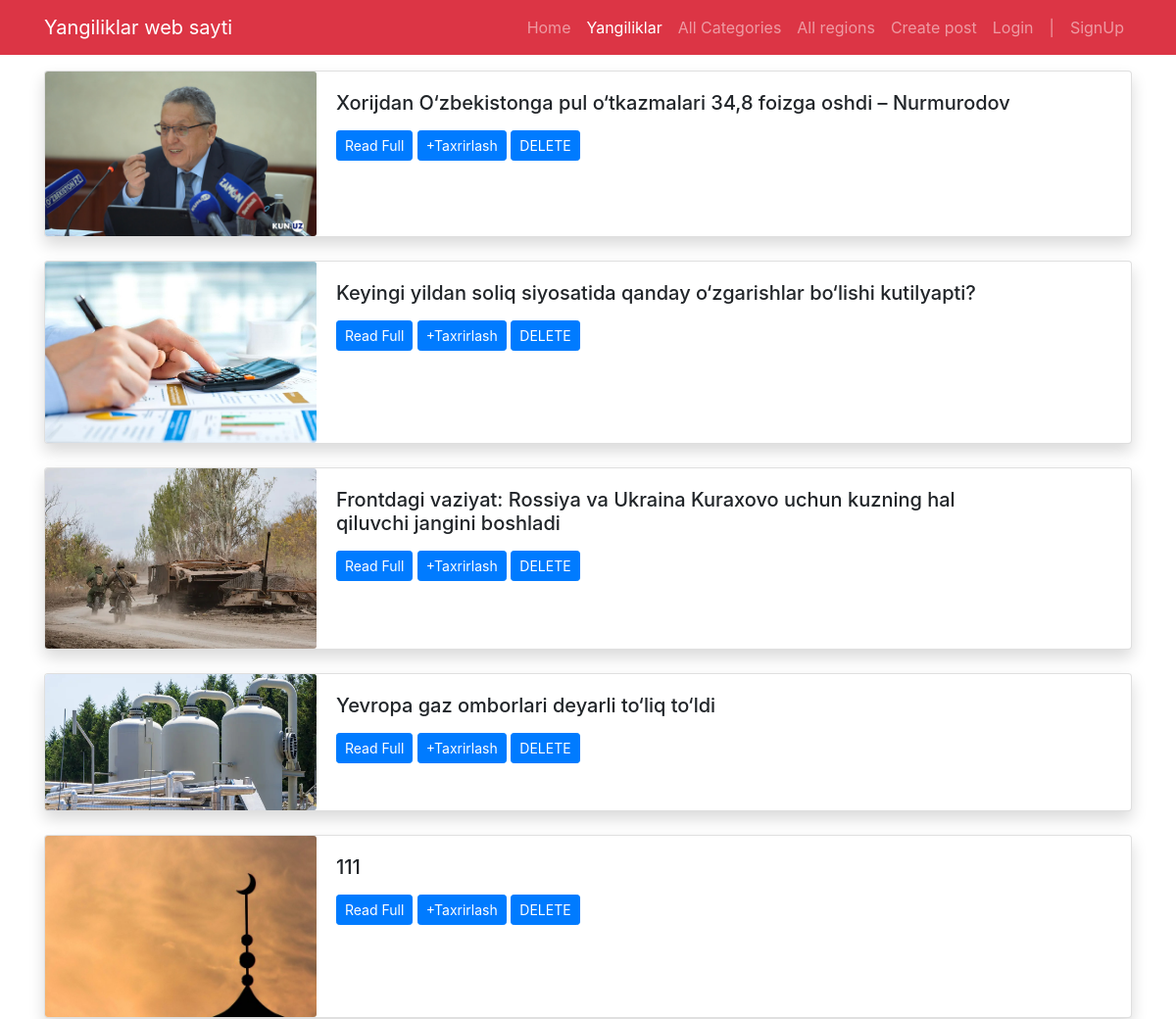
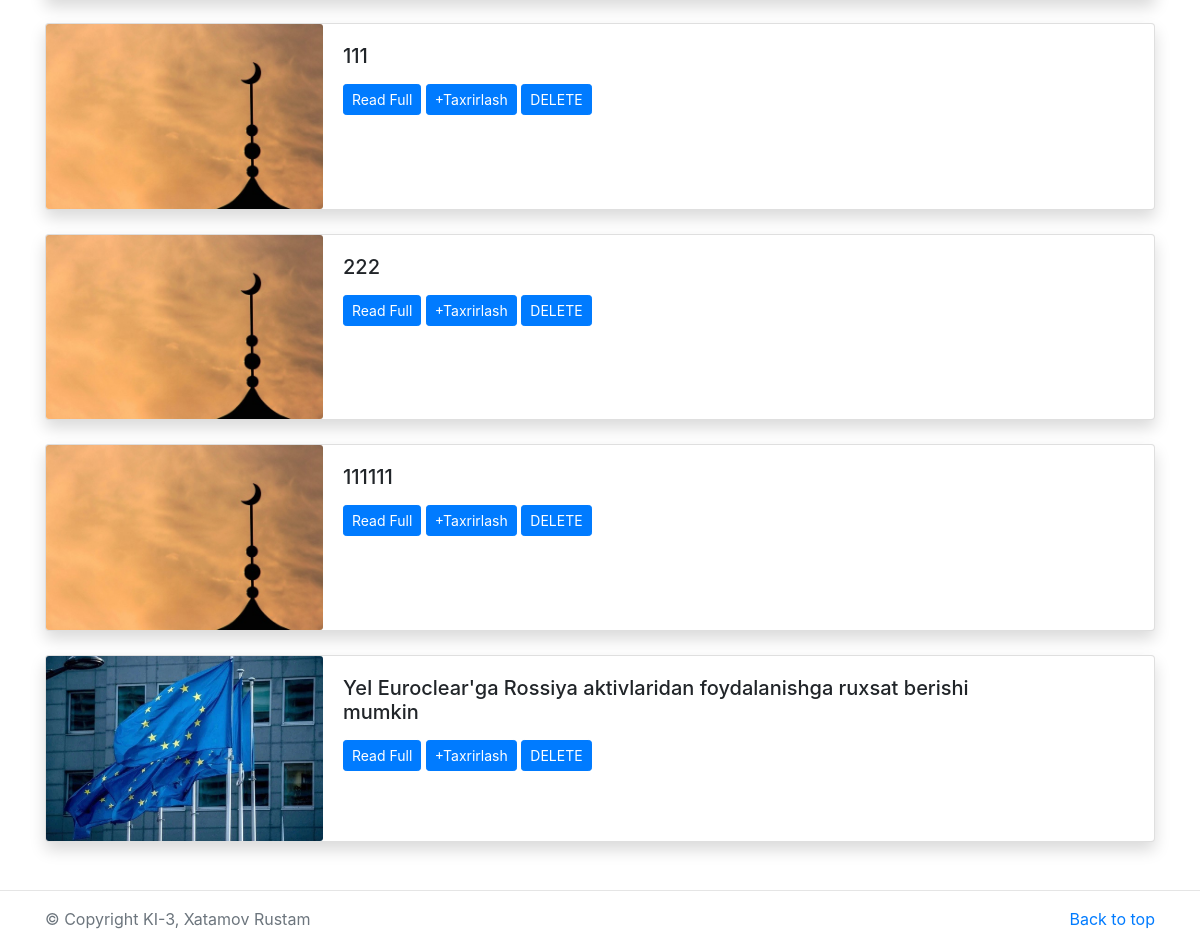
/all-news, run on an earlier commit of the app's database (2 pictures, top to bottom).
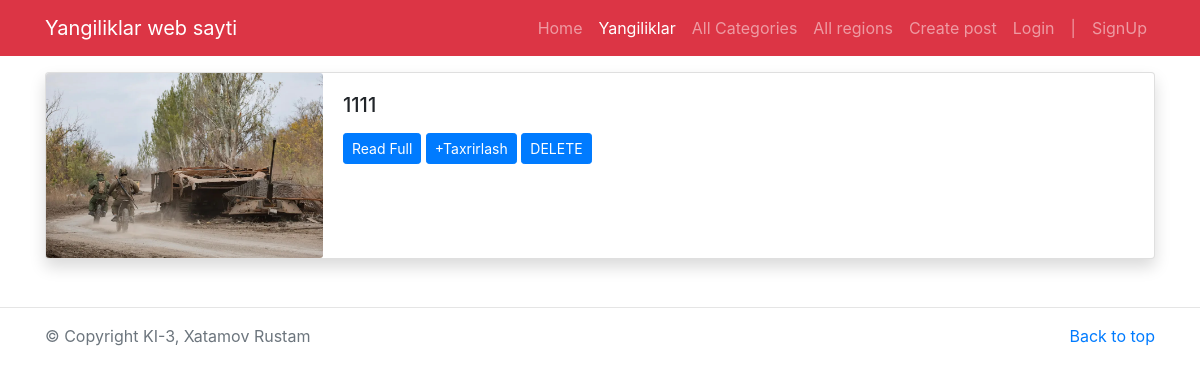
And on a later commit of the database.
### app/models.py (models this page shows, shortened)
class News(models.Model):
    category = models.ForeignKey(Category, on_delete=models.CASCADE, blank=True, null=True)
    region = models.ForeignKey(Region, on_delete=models.CASCADE, blank=True, null=True)
    title = models.CharField(max_length=200)
    body = models.TextField()
    date = models.DateField(auto_now=True)
    image = models.ImageField(upload_to='image/')
    author = models.ForeignKey(settings.AUTH_USER_MODEL, on_delete=models.CASCADE)

### app/views.py (the view)
# urls.py: path('all-news', all_news, name='all_news'),
def all_news(request):
    all_news = News.objects.all()
    return render(request, 'all-news.html', {
        'all_news': all_news
    })

### templates/all-news.html (shortened to what this page needs)
{% extends 'base.html' %}
{% block content%}
<main class="container mt-3 mb-5">
    {% for news in all_news %}
    <div class="card mb-4 shadow">
        <div class="row no-gutters">
            <div class="col-md-3">
                <img src="/media/{{news.image}}" class="card-img" alt="{{news.title}}">
            </div>
            <div class="col-md-8">
                <div class="card-body">
                    <h5 class="card-title">{{news.title}}</h5>
                    <p class="card-text">
                        <a href="/detail/{{news.id}}" class="btn btn-sm btn-primary">Read Full</a>
                        <a href="{% url 'edit_post' news.pk %}" class="btn btn-sm btn-primary"> +Taxrirlash </a>
                        <a href="{% url 'delete_post' news.pk %}" class="btn btn-sm btn-primary"> DELETE </a>
                    </p>
                </div>
            </div>
        </div>
    </div>
    {% endfor %}
</main>
{% endblock%}

What changed in the data, as far as the page shows it:
removed News: image (picture), title "Xorijdan O‘zbekistonga pul o‘tkazmalari 34,8 foizga oshdi – Nurmurodov"
removed News: image (picture), title "Keyingi yildan soliq siyosatida qanday o‘zgarishlar bo‘lishi kutilyapti?"
removed News: image (picture), title "Frontdagi vaziyat: Rossiya va Ukraina Kuraxovo uchun kuzning hal qiluvchi jangini boshladi"
removed News: image (picture), title "Yevropa gaz omborlari deyarli to‘liq to‘ldi"
removed News: image (picture), title "111"
removed News: image (picture), title "111"
removed News: image (picture), title "222"
removed News: image (picture), title "111111"
removed News: image (picture), title "YeI Euroclear'ga Rossiya aktivlaridan foydalanishga ruxsat berishi mumkin"
added News: image (picture), title "1111"
